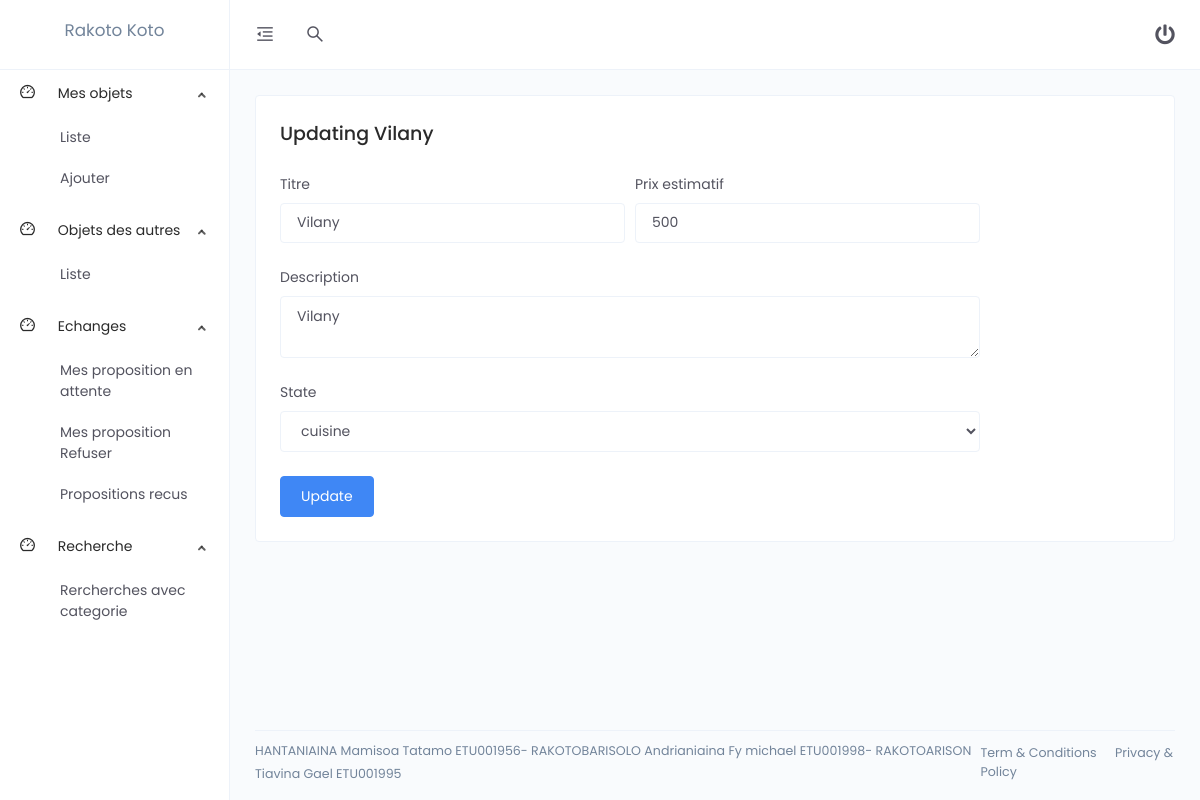
The page /front/objet_update?idobjet=2 (signed in) on the database its author committed.
### tables this page shows
CREATE TABLE objet(
    id int primary key AUTO_INCREMENT,
    idUser int,
    idCategory int,
    titre varchar(50),
    description varchar(50),
    photos text,
    prix_estimatif double,
    foreign key(idUser) references users(id),
    foreign key(idCategory) references category(id)
);

CREATE TABLE category(
    id int primary key AUTO_INCREMENT,
    name varchar(50) 
);

### application/views/front.php (called while the page is built, shortened)
<?php
$this->load->view("front/header");
$this->load->view("front/".$contents);
?>

### application/controllers/Front.php (called while the page is built, shortened)
<?php
class Front extends CI_Controller
{
    public function __construct()
    {
        $this->load->model('objet_model');
        $this->load->helper('form');
        $this->load->library('form_validation');
    }
    public function objet_update()
    {
        $ido = intval($this->input->get('idobjet'));
        $o  = $this->objet_model->getobjet($ido);
        $this->load->model('back_model');
        $info = array();
        $info['name'] = $this->session->userdata('name');
        $info['contents'] = 'objet_update1';
        $info['category'] = $this->back_model->catlist();
        $info['objet'] = $o;
        $info['success'] = '';
        $this->load->view('front', $info);
    }
}

### index.php (called while the page is built, shortened)
<?php
require_once BASEPATH.'core/CodeIgniter.php';

### application/models/Objet_model.php (called while the page is built, shortened)
<?php
class Objet_model extends CI_Model
{
    public function getobjet($id){
        $req = " select * from objet where id=%d";
        $req = sprintf($req,$id);
        $query = $this->db->query($req);
        $row = $query->row_array();
        return $row;
    }
}
?>

### application/models/Back_model.php (called while the page is built, shortened)
<?php
class Back_model extends CI_Model
{
    public function catlist(){
        $req = "select * from category";
        $query = $this->db->query($req);
        $rs = array();
        foreach ($query->result_array() as $row) {
            array_push($rs,$row);
        }
        return $rs;
    }
}
?>

### application/views/front/objet_update1.php (the view, shortened to what this page needs)
<div class="card">
                        <div class="card-body">
                        <h4>Updating <?php echo $objet['titre']?></h4>                            <p><?php echo $success?></p>
                            <div class="m-t-25" style="max-width: 700px">
                                <form action="<?php su('front/object_updater')?>" method="post" enctype="multipart/form-data">
                                <div class="form-row" >
                                        <div class="form-group col-md-6">
                                            <label for="titre">Titre</label>
                                            <input type="text" name="titre" class="form-control" id="titre" placeholder="Titre" value="<?php echo $objet['titre']?>">
                                        </div>
                                        <div class="form-group col-md-6">
                                            <label for="prix_estimatif">Prix estimatif</label>
                                            <input type="text" name="prix_estimatif" class="form-control" id="prix_estimatif" placeholder="Prix estimatif" value="<?php echo $objet['prix_estimatif']?>">
                                        </div>
                                    </div>
                                    <div class="form-group">
                                        <label for="description">Description</label>
                                        <textarea name="description" id="description" class="form-control" aria-label="With textarea" ><?php echo $objet['description']?></textarea>
                                    </div>
                                    <div class="form-group">
                                        <label for="inputState">State</label>
                                            <select id="inputState" name="category" class="form-control">
                                                <?php
                                                for ($i=0; $i <count($category) ; $i++) {
                                                    ?>
                                                    <option value="<?php echo $category[$i]['id']?>" <?php if($objet['idCategory']==$category[$i]['id']){ echo "selected"; } ?>><?php echo $category[$i]['name']?></option>
                                                    <?php
                                                }
                                                ?>
                                            </select>
                                        </div>
                                    <button type="submit" class="btn btn-primary">Update</button>
                                </form>
                            </div>
                        </div>
                    </div>

### rows shown on the page
objet: titre "Vilany", prix_estimatif "500", description "Vilany", category "cuisine"

### other values the page prints
$name "Rakoto Koto"
